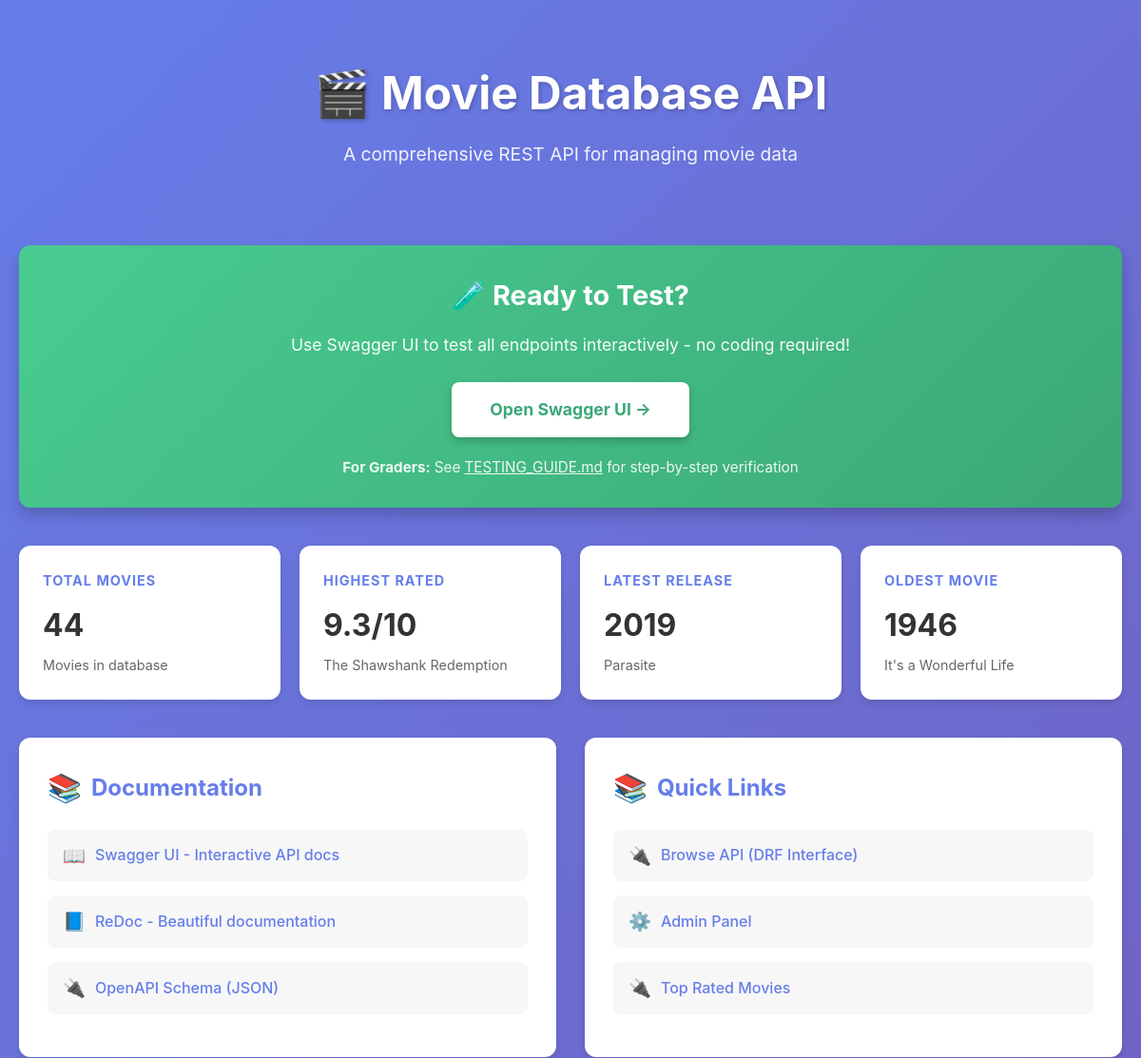
The app's page / (upper part), older data.
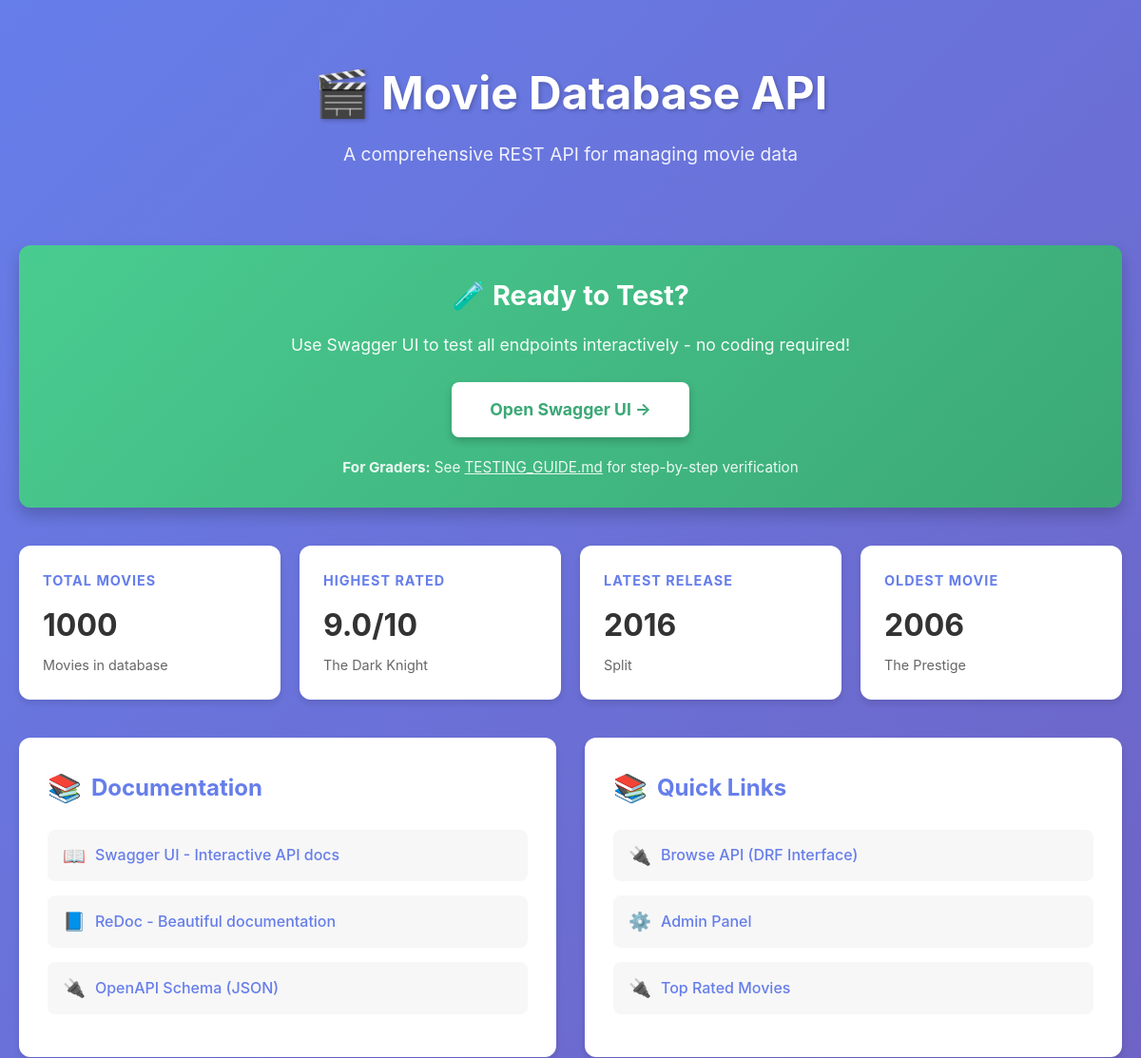
The same page, newer data.
### movies/models.py (models this page shows, shortened)
class Movie(models.Model):
    title = models.CharField(
        max_length=200,
        help_text="Movie title"
    )
    director = models.CharField(
        max_length=100,
        help_text="Director name"
    )
    genre = models.CharField(
        max_length=100,
        help_text="Movie genre"
    )
    year = models.IntegerField(
        validators=[
            MinValueValidator(1800, message="Year must be at least 1800"),
            MaxValueValidator(2100, message="Year cannot exceed 2100")
        ],
        help_text="Release year (1800-2100)"
    )
    rating = models.FloatField(
        validators=[
            MinValueValidator(0.0, message="Rating must be at least 0"),
            MaxValueValidator(10.0, message="Rating cannot exceed 10")
        ],
        help_text="Movie rating (0-10)"
    )
    budget = models.IntegerField(
        null=True,
        blank=True,
        help_text="Production budget (optional)"
    )
    created_at = models.DateTimeField(
        auto_now_add=True,
        help_text="Record creation timestamp"
    )
    class Meta:
        ordering = ['-year', '-rating']
        verbose_name = 'Movie'
        verbose_name_plural = 'Movies'

### movie_api/views.py (the view)
# urls.py: path('', api_home, name='api-home'),
def api_home(request):
    context = {
        'total_movies': Movie.objects.count(),
        'highest_rated': Movie.objects.order_by('-rating').first(),
        'latest_movie': Movie.objects.order_by('-year').first(),
        'oldest_movie': Movie.objects.order_by('year').first(),
        'python_version': f"{sys.version_info.major}.{sys.version_info.minor}.{sys.version_info.micro}",
        'django_version': django.get_version(),
        'drf_version': rest_framework.__version__,
    }
    return render(request, 'api_home.html', context)

### movie_api/templates/api_home.html (shortened to what this page needs)
<!DOCTYPE html>
<html lang="en">
<head>
</head>
<body>
    <div class="container">
        <div class="header">
            <h1>🎬 Movie Database API</h1>
            <p>A comprehensive REST API for managing movie data</p>
        </div>
        <div style="background: linear-gradient(135deg, #49cc90 0%, #3ba876 100%); padding: 30px; border-radius: 12px; text-align: center; margin-bottom: 40px; box-shadow: 0 8px 16px rgba(0,0,0,0.2);">
            <h2 style="color: white; margin-bottom: 15px; font-size: 1.8em;">🧪 Ready to Test?</h2>
            <p style="color: white; margin-bottom: 25px; font-size: 1.1em; opacity: 0.95;">Use Swagger UI to test all endpoints interactively - no coding required!</p>
            <a href="/api/docs/" style="display: inline-block; background: white; color: #3ba876; padding: 15px 40px; border-radius: 8px; text-decoration: none; font-weight: bold; font-size: 1.1em; transition: transform 0.2s, box-shadow 0.2s; box-shadow: 0 4px 8px rgba(0,0,0,0.2);">
                Open Swagger UI →
            </a>
            <p style="color: white; margin-top: 20px; font-size: 0.95em; opacity: 0.9;">
                <strong>For Graders:</strong> See <a href="https://github.com" style="color: white; text-decoration: underline;">TESTING_GUIDE.md</a> for step-by-step verification
            </p>
        </div>
        <div class="stats">
            <div class="stat-card">
                <h3>Total Movies</h3>
                <div class="value">{{ total_movies }}</div>
                <div class="detail">Movies in database</div>
            </div>
            <div class="stat-card">
                <h3>Highest Rated</h3>
                <div class="value">{{ highest_rated.rating }}/10</div>
                <div class="detail">{{ highest_rated.title }}</div>
            </div>
            <div class="stat-card">
                <h3>Latest Release</h3>
                <div class="value">{{ latest_movie.year }}</div>
                <div class="detail">{{ latest_movie.title }}</div>
            </div>
            <div class="stat-card">
                <h3>Oldest Movie</h3>
                <div class="value">{{ oldest_movie.year }}</div>
                <div class="detail">{{ oldest_movie.title }}</div>
            </div>
        </div>
        <div class="card-grid">
            <div class="card">
                <h2>Documentation</h2>
                <ul>
                    <li><a href="/api/docs/" class="swagger-link">Swagger UI - Interactive API docs</a></li>
                    <li><a href="/api/redoc/" class="redoc-link">ReDoc - Beautiful documentation</a></li>
                    <li><a href="/api/schema/" class="api-link">OpenAPI Schema (JSON)</a></li>
                </ul>
            </div>
            <div class="card">
                <h2>Quick Links</h2>
                <ul>
                    <li><a href="/api/movies/" class="api-link">Browse API (DRF Interface)</a></li>
                    <li><a href="/admin/" class="admin-link">Admin Panel</a></li>
                    <li><a href="/api/movies/top-rated/" class="api-link">Top Rated Movies</a></li>
                </ul>
            </div>
        </div>
    </div>
</body>
</html>

### movie_api/templates/api_home.html (style rules this page uses)
* { margin: 0; padding: 0; box-sizing: border-box; }
body { font-family: -apple-system, BlinkMacSystemFont, 'Segoe UI', Roboto, Oxygen, Ubuntu, Cantarell, sans-serif; line-height: 1.6; color: #333; background: linear-gradient(135deg, #667eea 0%, #764ba2 100%); min-height: 100vh; padding: 20px; }
.container { max-width: 1200px; margin: 0 auto; }
.header { text-align: center; color: white; margin-bottom: 40px; padding: 40px 20px; }
.header h1 { font-size: 3em; margin-bottom: 10px; text-shadow: 2px 2px 4px rgba(0,0,0,0.2); }
.header p { font-size: 1.2em; opacity: 0.9; }
.stats { display: grid; grid-template-columns: repeat(auto-fit, minmax(250px, 1fr)); gap: 20px; margin-bottom: 40px; }
.stat-card { background: white; padding: 25px; border-radius: 12px; box-shadow: 0 4px 6px rgba(0,0,0,0.1); transition: transform 0.2s, box-shadow 0.2s; }
.stat-card h3 { color: #667eea; font-size: 0.9em; text-transform: uppercase; letter-spacing: 1px; margin-bottom: 10px; }
.stat-card .value { font-size: 2em; font-weight: bold; color: #333; margin-bottom: 5px; }
.stat-card .detail { color: #666; font-size: 0.9em; }
.card-grid { display: grid; grid-template-columns: repeat(auto-fit, minmax(350px, 1fr)); gap: 30px; margin-bottom: 40px; }
.card { background: white; border-radius: 12px; padding: 30px; box-shadow: 0 4px 6px rgba(0,0,0,0.1); }
.card h2 { color: #667eea; margin-bottom: 20px; font-size: 1.5em; display: flex; align-items: center; gap: 10px; }
.card h2::before { content: '📚'; font-size: 1.2em; }
.card ul { list-style: none; }
.card li { margin-bottom: 15px; }
.card a { display: flex; align-items: center; padding: 12px 16px; background: #f7f7f7; color: #667eea; text-decoration: none; border-radius: 8px; transition: all 0.2s; font-weight: 500; }
.card a::before { margin-right: 10px; font-size: 1.2em; }
.swagger-link::before { content: '📖'; }
.redoc-link::before { content: '📘'; }
.api-link::before { content: '🔌'; }
.admin-link::before { content: '⚙️'; }

Row changes from the older to the newer data that the page shows:
removed Movie: rating "9.3", title "The Shawshank Redemption"
removed Movie: year "2019", title "Parasite"
removed Movie: year "1946", title "It's a Wonderful Life"
added Movie: rating "9.0", title "The Dark Knight"
added Movie: year "2016", title "Split"
added Movie: year "2006", title "The Prestige"
Text that changed along with them:
{{ total_movies }}: "44" → "1000"
